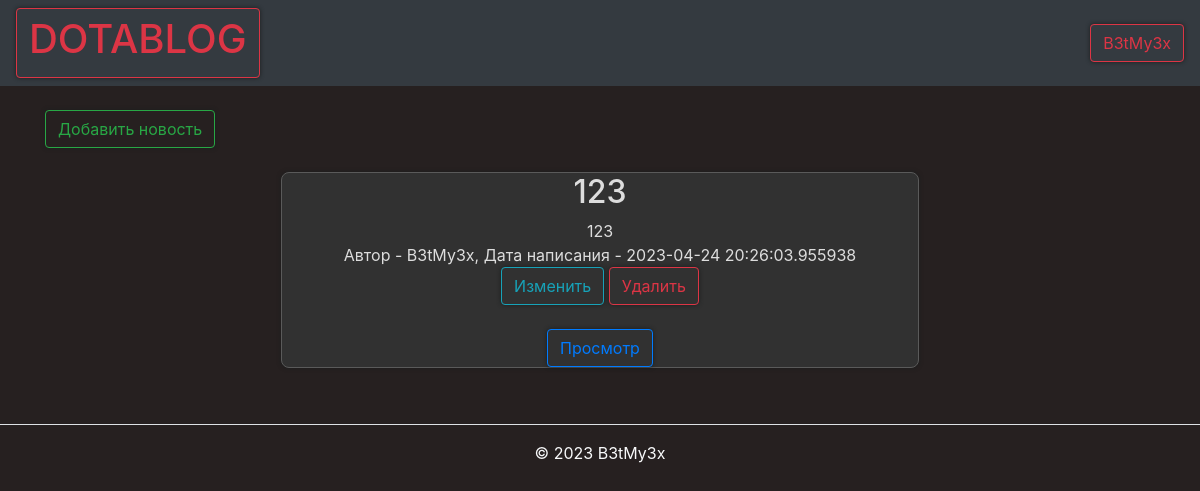
Page /feed (signed in) on the earlier database version.
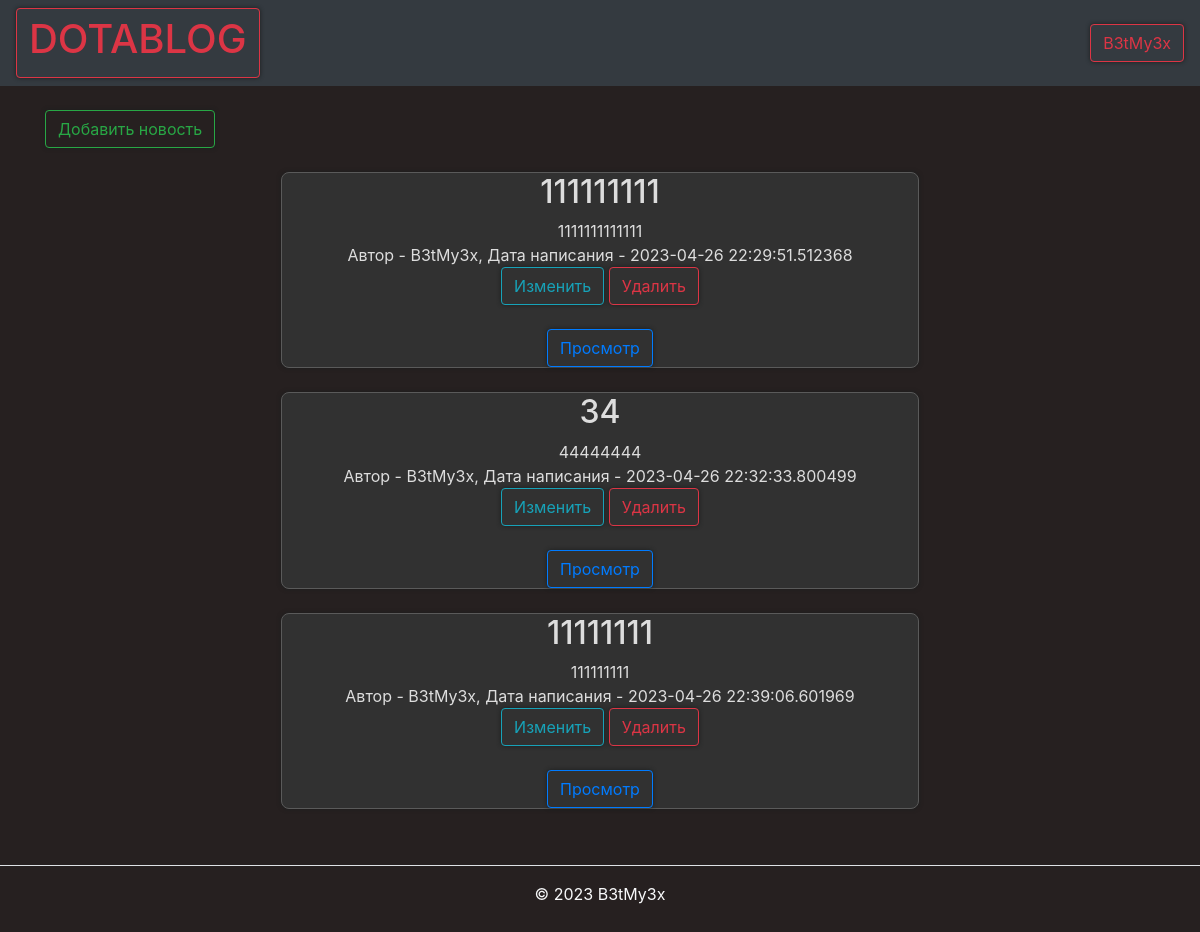
Same page on the later database version.
### data/users.py (models this page shows, shortened)
class User(SqlAlchemyBase, UserMixin):
    __tablename__ = 'users'
    id = sqlalchemy.Column(sqlalchemy.Integer,
                           primary_key=True, autoincrement=True)
    name = sqlalchemy.Column(sqlalchemy.String, nullable=True)
    about = sqlalchemy.Column(sqlalchemy.String, nullable=True)
    email = sqlalchemy.Column(sqlalchemy.String,
                              index=True, unique=True, nullable=True)
    hashed_password = sqlalchemy.Column(sqlalchemy.String, nullable=True)
    created_date = sqlalchemy.Column(sqlalchemy.DateTime,
                                     default=datetime.datetime.now)
    role = sqlalchemy.Column(sqlalchemy.String,
                              index=True, unique=True, nullable=True)
    news = orm.relationship("News", back_populates='user')

### data/news.py (models this page shows)
class News(SqlAlchemyBase):
    __tablename__ = 'news'
    categories = orm.relationship("Category",
                                  secondary="association",
                                  backref="news")
    id = sqlalchemy.Column(sqlalchemy.Integer,
                           primary_key=True, autoincrement=True)
    title = sqlalchemy.Column(sqlalchemy.String, nullable=True)
    content = sqlalchemy.Column(sqlalchemy.String, nullable=True)
    created_date = sqlalchemy.Column(sqlalchemy.DateTime,
                                     default=datetime.datetime.now)
    is_private = sqlalchemy.Column(sqlalchemy.Boolean, default=True)
    user_id = sqlalchemy.Column(sqlalchemy.Integer,
                                sqlalchemy.ForeignKey("users.id"))
    build = sqlalchemy.Column(sqlalchemy.String, nullable=True)
    user = orm.relationship('User')

### main.py (the view)
@app.route("/feed")
def index():
    db_sess = db_session.create_session()
    news = db_sess.query(News).filter(News.is_private != True)
    return render_template("index.html", news=news, role=is_admin(), true=True)
    if current_user.is_authenticated:
        news = db_sess.query(News).filter(
            (News.user == current_user) | (News.is_private != True))
    else:
        news = db_sess.query(News).filter(News.is_private != True)

### data/db_session.py (called while the page is built)
def create_session() -> Session:
    global __factory
    return __factory()

### main.py (called while the page is built)
def is_admin():
    db_sess = db_session.create_session()
    user = db_sess.query(User).filter(User.id == current_user.get_id()).first()
    if user.role == "admin":
        return True
    return False

@login_manager.user_loader
def load_user(user_id):
    db_sess = db_session.create_session()
    return db_sess.query(User).get(user_id)

### templates/index.html (shortened to what this page needs)
{% extends "base.html" %}
{% block content %}
{% if current_user.is_authenticated %}
    <br>
    <a href="news_edit" class="btn btn-outline-success">Добавить новость</a>
    <br>
{% endif %}
{% for item in news%}
<br>
<center>
<div class="di1">
    <h2>{{item.title}}</h2>
    <div>
        {{item.content}}
    </div>
    <div>
        Автор - {{item.user.name}}, Дата написания - {{item.created_date}}
    </div>
    {% if (current_user.is_authenticated and current_user == item.user) or role == true%}
    <div>
        <a href="/news_edit/{{ item.id }}" class="btn btn-outline-info">
            Изменить
        </a>
        <a href="/news_delete/{{ item.id }}" class="btn btn-outline-danger">
            Удалить
        </a>
    </div>
{% endif %}
    <br>
    <div>
        <a href="/news/{{ item.id }}" class="btn btn-outline-primary">
            Просмотр
        </a>
    </div>
</div>
</center>
{% endfor %}
{% endblock %}

### templates/base.html (shortened to what this page needs)
<!doctype html>
<html lang="en">
<head>
    <link rel="stylesheet"
          href="https://stackpath.bootstrapcdn.com/bootstrap/4.4.1/css/bootstrap.min.css"
>
</head>
<body style="color:#f8f9fa; background-color:#262020 ">
<header>
    <nav class="navbar navbar-dark bg-dark">
        <a class="btn btn-outline-danger" href="/feed"><h1>DOTABLOG</h1></a>
        {% if current_user.is_authenticated %}
    <a class="btn btn-outline-danger" href="/logout">{{ current_user.name }}</a>
{% else %}
    <p>
        <a class="btn btn-secondary" href="/register">Зарегистрироваться</a>
        <a class="btn btn-danger" href="/login">Войти</a>
    </p>
{% endif %}
    </nav>
</header>
<main role="main" class="container">
    {% block content %}{% endblock %}
</main>
</body>
<footer class="py-3 my-4">
    <ul class="nav justify-content-center border-bottom pb-3 mb-3">
    </ul>
    <p class="text-center text-body-secondary">© 2023 B3tMy3x</p>
  </footer>
</html>

### templates/base.html (style rules this page uses)
html { overflow-y: scroll; }
body { -webkit-touch-callout: none; -webkit-user-select: none; -khtml-user-select: none; -moz-user-select: none; -ms-user-select: none; user-select: none; }
.di1 { display: block; background-color: #313131; margin-left: auto; margin-right: auto; width: 638px; -moz-box-shadow: 0px 0px 4px 0px #1c1e1e; -webkit-box-shadow: 0px 0px 4px 0px #1c1e1e; box-shadow: 0px 0px 4px 0px #1c1e1e; border-radius: 8px; border: 1.25px solid #5a5a5a; color: #ddd; outline: 0; }
a, input, textarea { filter: progid:DXImageTransform.Microsoft.gradient(startColorstr='#252626', endColorstr='#2f3031'); background: #313131 -moz-box-shadow: 0px 0px 4px 0px #1c1e1e; -webkit-box-shadow: 0px 0px 4px 0px #1c1e1e; box-shadow: 0px 0px 4px 0px #1c1e1e; border-radius: 8px; border: 1px solid #333; color: #ddd; outline: 0; }

Differences in the rows shown:
removed News: title "123", content "123", user.name "B3tMy3x", created_date "2023-04-24 20:26:03.955938"
added News: title "111111111", content "1111111111111", user.name "B3tMy3x", created_date "2023-04-26 22:29:51.512368"
added News: title "34", content "44444444", user.name "B3tMy3x", created_date "2023-04-26 22:32:33.800499"
added News: title "11111111", content "111111111", user.name "B3tMy3x", created_date "2023-04-26 22:39:06.601969"
